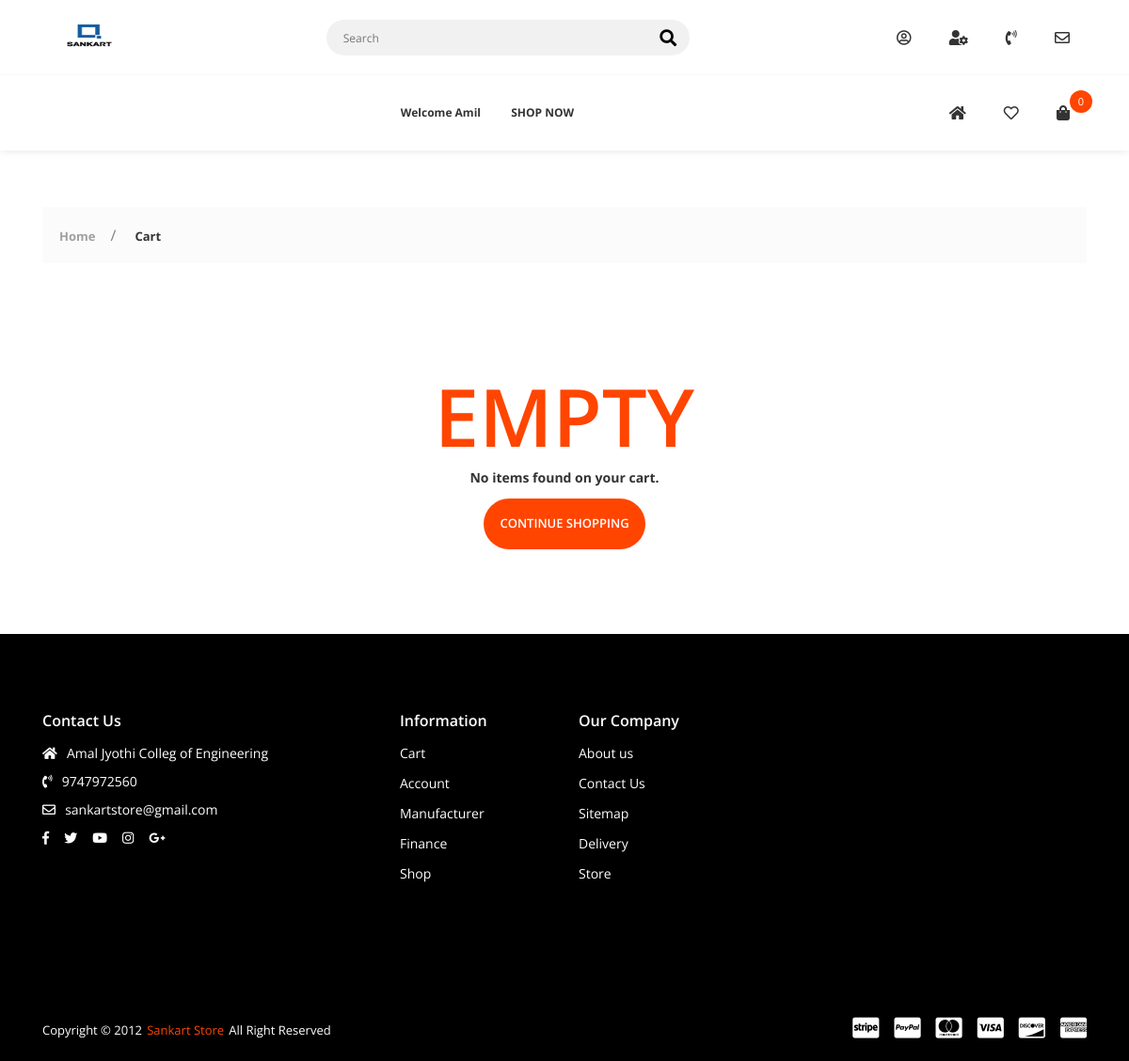
Before: /cart/ (signed in) with the older database file.
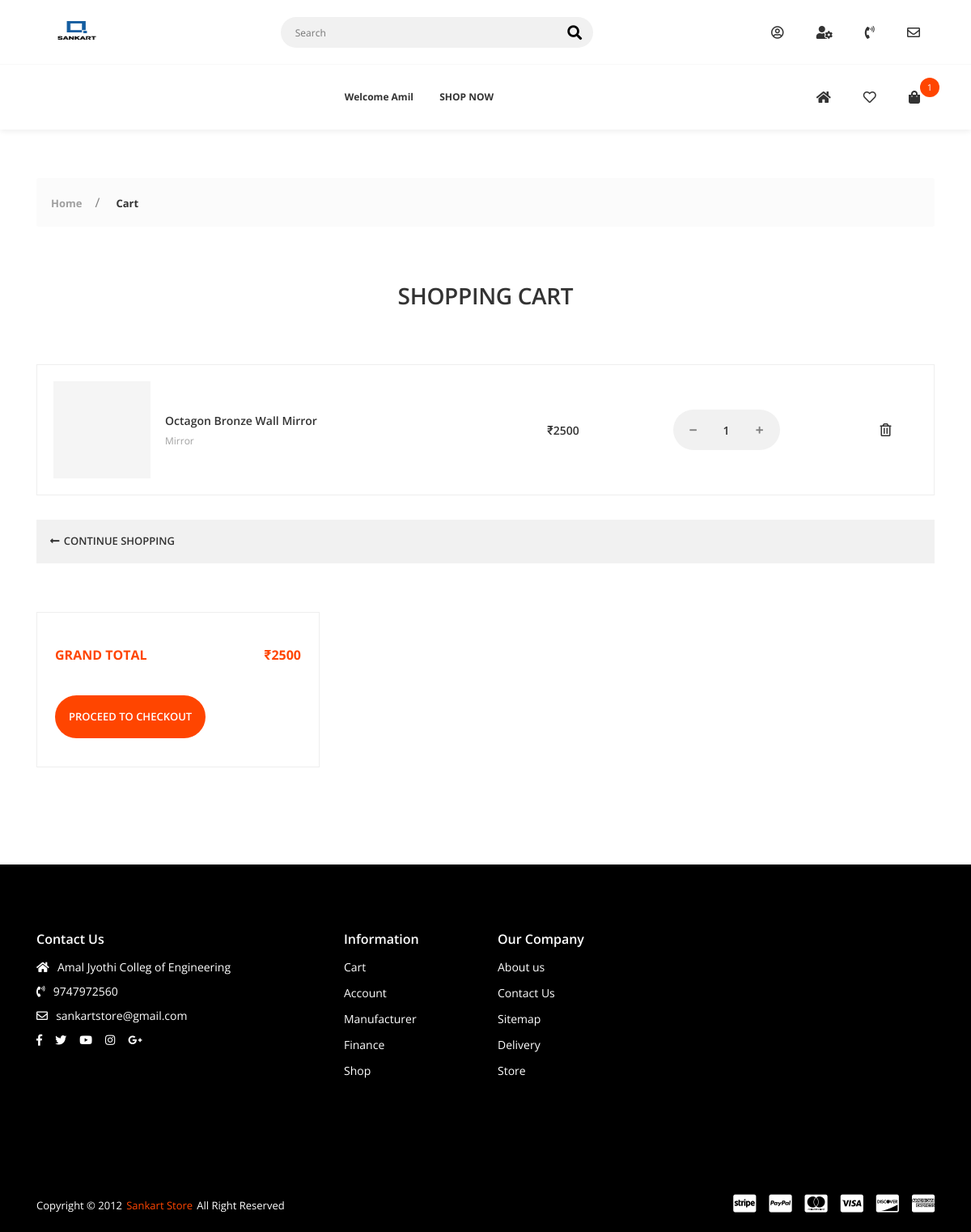
After: the same page with the newer database file.
### cart/models.py (models this page shows, shortened)
class CartItem(models.Model):
    user = models.ForeignKey(Account, on_delete=models.CASCADE, null=True)
    product = models.ForeignKey(Product, on_delete=models.CASCADE)
    cart = models.ForeignKey(Cart, on_delete=models.CASCADE, null=True)
    quantity = models.IntegerField()
    is_active = models.BooleanField(default=True)
    reserved_until = models.DateTimeField(null=True)

### shop_app/models.py (models this page shows, shortened)
class Product(models.Model):
    product_name = models.CharField(max_length=200, unique=True)
    slug = models.SlugField(max_length=200, unique=True)
    description = models.TextField(max_length=500, blank=True)
    price = models.IntegerField()
    images = models.ImageField(upload_to='photos/product')
    display = models.ImageField(upload_to='photos/display',default="a3.png")
    display2 = models.ImageField(upload_to='photos/display', default="a3.png")
    display3 = models.ImageField(upload_to='photos/display', default="a3.png")
    stock = models.IntegerField()
    color = models.ForeignKey(Color, on_delete=models.CASCADE,null=True, blank=True)
    brand = models.ForeignKey(Brand, on_delete=models.CASCADE,null=True, blank=True)
    design = models.ForeignKey(Design, on_delete=models.CASCADE,null=True, blank=True)
    dimensions = models.ForeignKey(Dimensions, on_delete=models.CASCADE,null=True, blank=True)
    is_available = models.BooleanField(default=True)
    is_featured = models.BooleanField(default=False)
    category = models.ForeignKey(Category, on_delete=models.CASCADE)
    created_date = models.DateField(auto_now_add=True)
    modified_date = models.DateField(auto_now=True)

class Category(models.Model):
    category_name = models.CharField(max_length=50, unique=True)
    slug = models.SlugField(max_length=100, unique=True)
    description = models.TextField(max_length=255, blank=True)
    cat_image = models.ImageField(upload_to='photos/categories', blank=True)
    class Meta:
        verbose_name = 'category'
        verbose_name_plural = 'categories'
    def __str__(self):
        return self.category_name  #shows the name

### cart/views.py (the view)
# urls.py: path('cart/', include('cart.urls')),
def cart(request, total=0, quantity=0, cart_item=None, cart_items=None):
    try:
        tax = 0
        grand_total = 0
        if request.user.is_authenticated:
            cart_items = CartItem.objects.filter(
                user=request.user, is_active=True)
        else:
            cart = Cart.objects.get(cart_id=_cart_id(request))
            cart_items = CartItem.objects.filter(cart=cart, is_active=True)
        for cart_item in cart_items:
            total += (cart_item.product.price*cart_item.quantity)
            quantity += cart_item.quantity
    except ObjectDoesNotExist:
        pass
    context = {
        'total': total,
        'quantity': quantity,
        'cart_items': cart_items,
    }
    return render(request, 'cart.html', context)

### cart/context_processors.py (called while the page is built)
def counter(request):
    cart_count = 0
    if 'admin' in request.path:
        return {}
    else:
        try:
            cart = Cart.objects.filter(cart_id=_cart_id(request))
            if request.user.is_authenticated:
                cart_items = CartItem.objects.all().filter(user=request.user)
            else:
                cart_items = CartItem.objects.all().filter(cart=cart[:1])
            for cart_item in cart_items:
                cart_count += cart_item.quantity
        except Cart.DoesNotExist:
            cart_count = 0
    return dict(cart_count=cart_count)

### cart/views.py (called while the page is built)
def _cart_id(request):
    cart = request.session.session_key
    if not cart:
        cart = request.session.create()
    return cart

### shop_app/context_processors.py (called while the page is built)
def menu_links(request):
    links = Category.objects.all()
    return dict(links=links)

### wishlist/views.py (called while the page is built)
def _wishlist_id(request):
    wishlist = request.session.session_key
    if not wishlist:
        wishlist = request.session.create()
    return wishlist

### templates/cart.html (shortened to what the changed rows need)
{% extends 'base.html' %}
{% load static %}
{% block content %}
        <div class="app-content">
            {% if not cart_items %}
             <div class="u-s-p-y-60">
                <div class="section__content">
                    <div class="container">
                        <div class="row">
                            <div class="col-lg-12 col-md-12 u-s-m-b-30">
                                <div class="empty">
                                    <div class="empty__wrap">
                                        <span class="empty__big-text">EMPTY</span>
                                        <span class="empty__text-1">No items found on your cart.</span>
                                        <a class="empty__redirect-link btn--e-brand" href="{% url 'store' %}">CONTINUE SHOPPING</a></div>
                                </div>
                            </div>
                        </div>
                    </div>
                </div>
            </div>
            {% else %}
            <div class="u-s-p-b-60">
                <div class="section__intro u-s-m-b-60">
                    <div class="container">
                        <div class="row">
                            <div class="col-lg-12">
                                <div class="section__text-wrap">
                                    <h1 class="section__heading u-c-secondary">SHOPPING CART</h1>
                                </div>
                            </div>
                        </div>
                    </div>
                </div>
                <div class="section__content">
                    <div class="container">
                        <div class="row">
                            <div class="col-lg-12 col-md-12 col-sm-12 u-s-m-b-30">
                                <div class="table-responsive">
                                    <table class="table-p">
                                        <tbody>
                                            {% for cart_item in cart_items %}
                                            <tr>
                                                <td>
                                                    <div class="table-p__box">
                                                        <div class="table-p__img-wrap">
                                                            <img class="u-img-fluid" src="{{cart_item.product.images.url}}" style="width:600 height:600;" alt=""></div>
                                                        <div class="table-p__info">
                                                            <span class="table-p__name">
                                                                <a href="#">{{cart_item.product.product_name}}</a></span>
                                                            <span class="table-p__category">
                                                                <a href="#">{{cart_item.product.category}}</a></span>
                                                        </div>
                                                    </div>
                                                </td>
                                                <td>
                                                    <span class="table-p__price">₹{{cart_item.product.price}}</span></td>
                                                <td>
                                                    <div class="table-p__input-counter-wrap">
                                                        <div class="input-counter">
                                                             <a href="{% url 'remove_cart' cart_item.product.id cart_item.id %}">
                                                            <span class="input-counter__minus fas fa-minus"></span></a>
                                                            <input class="input-counter__text input-counter--text-primary-style" type="text" value="{{cart_item.quantity}}" data-min="1" data-max="1000">
                                                            <a href="{% url 'add_cart' cart_item.product.id %}">
                                                            <span class="input-counter__plus fas fa-plus"></span></a></div>
                                                    </div>
                                                </td>
                                                <td>
                                                    <div class="table-p__del-wrap">
                                                        <a class="far fa-trash-alt table-p__delete-link" href="{% url 'remove_cart_item' cart_item.product.id cart_item.id%}"></a></div>
                                                </td>
                                            </tr>
                                            {% endfor %}
                                        </tbody>
                                    </table>
                                </div>
                            </div>
                            <div class="col-lg-12">
                                <div class="route-box">
                                    <div class="route-box__g1">
                                        <a class="route-box__link" href="{% url 'store' %}"><i class="fas fa-long-arrow-alt-left"></i>
                                            <span>CONTINUE SHOPPING</span></a></div>
                                </div>
                            </div>
                        </div>
                    </div>
                </div>
            </div>
            <div class="u-s-p-b-60">
                <div class="section__content">
                    <div class="container">
                        <div class="row">
                            <div class="col-lg-12 col-md-12 col-sm-12 u-s-m-b-30">
                                    <div class="row">
                                        <div class="col-lg-4 col-md-6 u-s-m-b-30">
                                            <div class="f-cart__pad-box">
                                                <div class="u-s-m-b-30">
                                                    <table class="f-cart__table">
                                                        <tbody>
                                                            <tr>
                                                                <td>GRAND TOTAL</td>
                                                                <td>₹{{total}}</td>
                                                            </tr>
                                                        </tbody>
                                                    </table>
                                                </div>
                                                <div>
                                                    <a class="empty__redirect-link btn--e-brand" href="{% url 'checkout' %}">PROCEED TO CHECKOUT</a></div>
                                            </div>
                                        </div>
                                    </div>
                            </div>
                        </div>
                    </div>
                </div>
            </div>
            {% endif %}
        </div>
{% endblock %}

### templates/base.html (shortened to what the changed rows need)
<!DOCTYPE html>
{% load static %}
<html class="no-js" lang="en">
<head>
    <link rel="stylesheet" href="{% static 'css/vendor.css' %}">
    <link rel="stylesheet" href="{% static 'css/utility.css' %}">
    <link rel="stylesheet" href="{% static 'css/app.css' %}">
</head>
<body class="config">
    <div id="app">
        <header class="header--style-1 header--box-shadow">
            <nav class="secondary-nav-wrapper">
                <div class="container">
                    <div class="secondary-nav">
                        <div class="menu-init" id="navigation3">
                            <div class="ah-lg-mode">
                                <ul class="ah-list ah-list--design1 ah-list--link-color-secondary">
                                    <li class="has-dropdown">
                                        <a href="{% url 'cart' %}" class="mini-cart-shop-link"><i class="fas fa-shopping-bag"></i>
                                            <span class="total-item-round">{{cart_count}}</span>
                                        </a>
                                    </li>
                                </ul>
                            </div>
                        </div>
                    </div>
                </div>
            </nav>
        </header>
        {% block content %}
        {% endblock %}
    </div>
</body>
</html>

Changed rows visible on the page:
added CartItem: product.product_name "Octagon Bronze Wall Mirror", product.category "Mirror", product.price "2500", quantity "1"
Other visible differences:
{{ cart_count }}: "0" → "1"
{{ total }}: (not shown) → "2500"
text no longer shown: "EMPTY No items found on your cart."
text now shown: "SHOPPING CART GRAND TOTAL ₹ PROCEED TO CHECKOUT"
